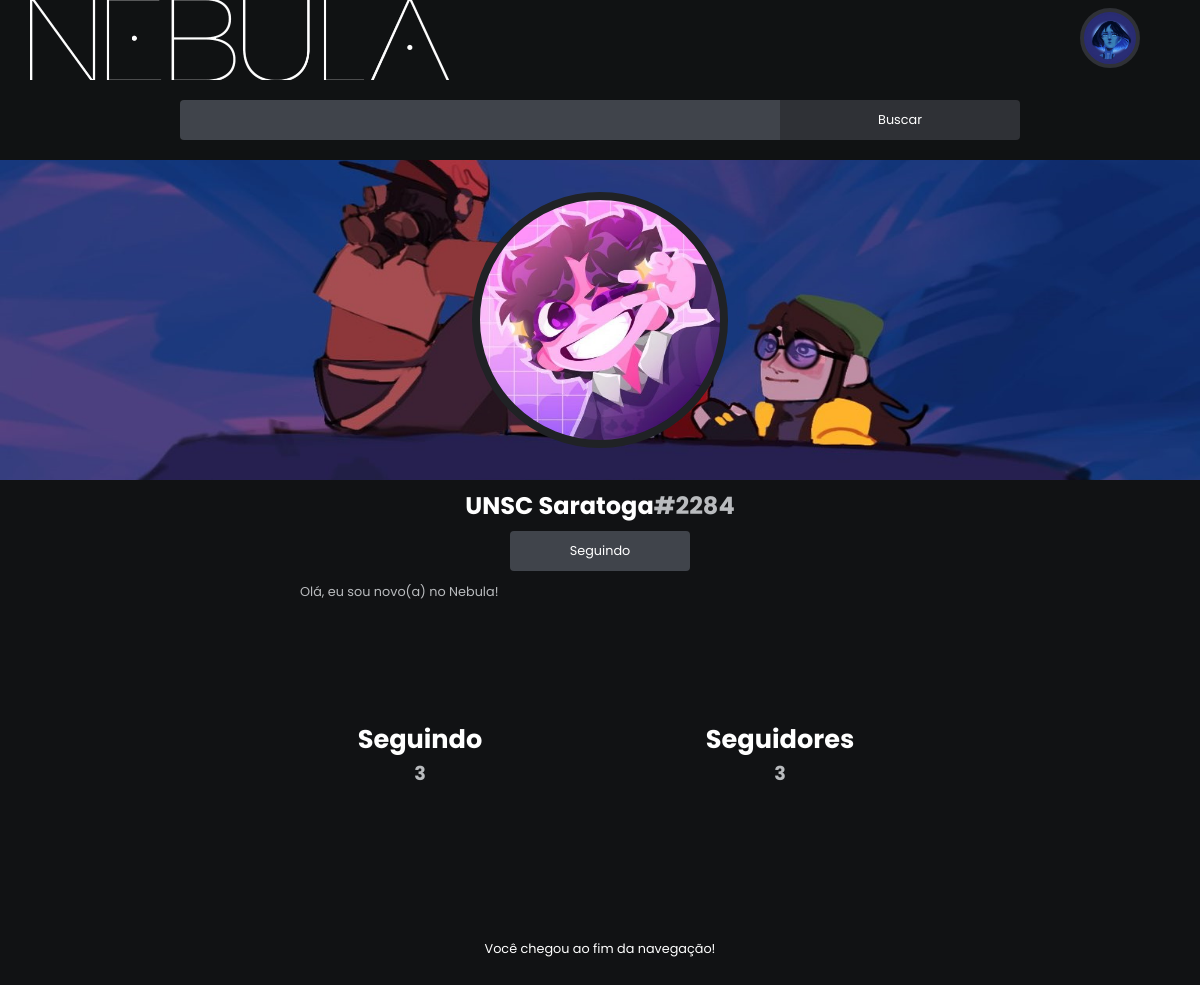
The app's page /perfil.php?id=1021 (signed in), older data.
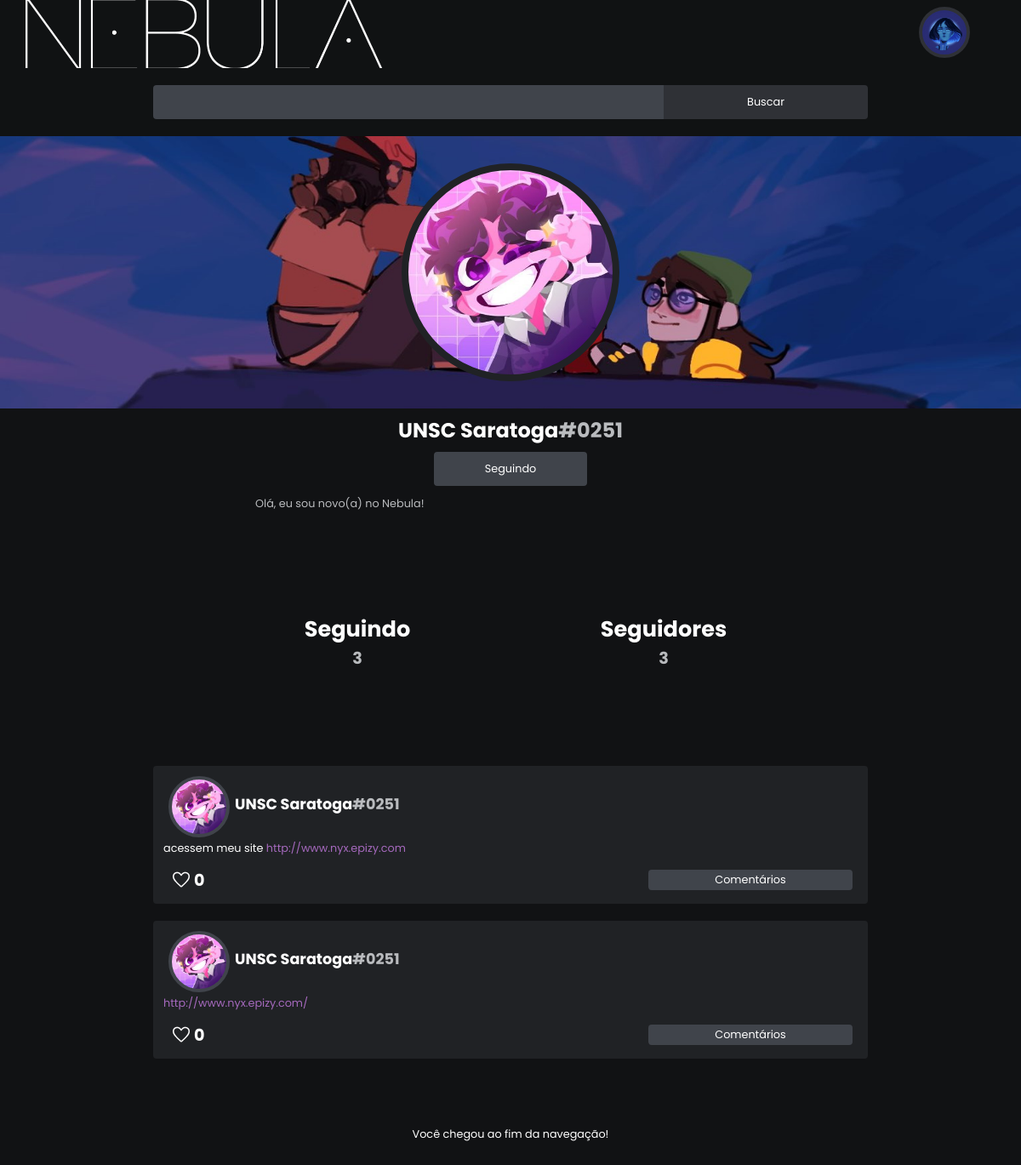
The same page, newer data.
### tables this page shows
CREATE TABLE `users` (
  `id` int(16) unsigned NOT NULL DEFAULT 0,
  `usuario` varchar(16) NOT NULL DEFAULT 'Nulo',
  `uid` varchar(4) NOT NULL DEFAULT '1000',
  `bio` varchar(450) DEFAULT 'T2zDoSwgZXUgc291IG5vdm8oYSkgbm8gTmVidWxhIQ==',
  `icon` varchar(20) NOT NULL DEFAULT 'df.png',
  `banner` varchar(20) NOT NULL DEFAULT 'df.jpg',
  `seguindo` int(10) unsigned NOT NULL DEFAULT 0,
  `seguidores` int(10) unsigned NOT NULL DEFAULT 0,
  `tipo` int(1) unsigned NOT NULL DEFAULT 0,
  PRIMARY KEY (`id`)
);

CREATE TABLE `follow` (
  `id` int(32) unsigned NOT NULL AUTO_INCREMENT,
  `idmaior` int(16) unsigned NOT NULL,
  `idmenor` int(16) unsigned NOT NULL,
  `maiormenor` int(1) unsigned NOT NULL DEFAULT 0,
  `menormaior` int(1) unsigned NOT NULL DEFAULT 0,
  PRIMARY KEY (`id`)
);

CREATE TABLE `posts` (
  `id` int(64) unsigned NOT NULL AUTO_INCREMENT,
  `user_id` int(16) unsigned NOT NULL,
  `tipo` int(1) unsigned NOT NULL DEFAULT 0,
  `midia` varchar(70) DEFAULT NULL,
  `curtidas` int(20) unsigned NOT NULL DEFAULT 0,
  `conteudo` varchar(1000) DEFAULT NULL,
  `com_user_id` int(16) unsigned NOT NULL DEFAULT 0,
  PRIMARY KEY (`id`)
);

### perfil.php (the view, shortened to what this page needs)
<?php
include ("php/conexao.php");
include 'php/mostralink.php';
$id = $_SESSION['id'];
$idconvidado = $_GET['id'];
$sql = "select * from users where id='$idconvidado'";
$result=mysqli_query($conn,$sql);
while($tabela=mysqli_fetch_array($result))
{
$usuario = $tabela["usuario"];
$uid = $tabela["uid"];
$bio = base64_decode($tabela["bio"]);
$banner = $tabela["banner"];
$icon = $tabela["icon"];
$seguindo = $tabela["seguindo"];
$seguidores = $tabela["seguidores"];
}
$bio = htmlspecialchars($bio);
?>
<!DOCTYPE html>
<html lang='pt-br'>
  <head>
    <link rel='stylesheet' href='../css/profile.css'>
    <link rel='stylesheet' href='../css/estilo.css'>
  </head>
  <body>
    <?php
    if ($id > $idconvidado) {
      $idmaior = $id;
      $idmenor = $idconvidado;
    } else {
      $idmaior = $idconvidado;
      $idmenor = $id;
    }
    $sql = "select * from follow where idmaior='$idmaior' and idmenor='$idmenor'";
    $result=mysqli_query($conn,$sql);
    while($tabela=mysqli_fetch_array($result))
    {
    $maiormenor = $tabela["maiormenor"];
    $menormaior = $tabela["menormaior"];
    }
    if (isset($maiormenor)) {
      if ($id == $idmaior) {
        if ($maiormenor == 0) {
          $seguir = "Seguir";
        } else {
          $seguir = "Seguindo";
        }
      } else {
        if ($menormaior == 0) {
          $seguir = "Seguir";
        } else {
          $seguir = "Seguindo";
        }
      }
    } else {
      $seguir = "Seguir";
    }
    $sql = "select * from users where id='$id'";
    $result=mysqli_query($conn,$sql);
    while($tabela=mysqli_fetch_array($result))
    {
    $icone = $tabela["icon"];
    }
    if(isset($id) == false){
    	include 'php/navnologin.php';
    } else {
      include 'php/navmain.php';
    }
    ?>
    <div id="perfil">
      <?php
      echo "<div id='banner' style='background-image: url(../img/user_banners/$banner);'>
        <div id='icon' style='background-image: url(../img/user_icons/$icon);'>
        ";
        ?>
      </div>
      </div>
      <form action="php/seguir.php" method="post">
        <?php
        echo "<h1 id='username'> $usuario<b class='gray'>#$uid</b> </h1>";
        ?>
        <input id="editbtn" type="submit" value="<?php echo "$seguir";?>">
        <?php
        echo "<p class='gray' id='bio'> $bio </p>";
        ?>
      </form>
      <div id="seg">
        <div id='seguindo'> <?php echo "<h1> Seguindo </h1> <h2 class='gray'> $seguindo </h2>"; ?> </div>
        <div id='seguido'> <?php echo "<h1> Seguidores </h1> <h2 class='gray'> $seguidores </h2>"; ?> </div>
      </div>
    </div>
    <div id="myposts" class="corpo">
      <?php
      $sql = "SELECT * FROM posts where user_id = $idconvidado order by id desc";
$result=mysqli_query($conn,$sql);
while($tabela=mysqli_fetch_array($result))
{
$postid = $tabela['id'];
$publisherid = $tabela['user_id'];
$tipo = $tabela['tipo'];
$curtidas = $tabela['curtidas'];
$msg = base64_decode($tabela['conteudo']);
  $sqla = "SELECT * FROM users where id = $publisherid";
$resultado=mysqli_query($conn,$sqla);
if ($tabela=mysqli_fetch_array($resultado)) {
  $publishername = $tabela['usuario'];
  $publisheruid = $tabela['uid'];
  $publishericon = $tabela['icon'];
}
if ($curtval == $postid) {
  $curtidasform = "<form class='curtirf' action='php/curtir.php' method='post'>";
} else {
  $curtidasform = "<form class='curtir' action='php/curtir.php' method='post'>";
}
$msg = htmlspecialchars($msg);
$msg = MontarLink($msg);
if ($tipo == 0) {
  echo "<div id='postagem'>
  <div id='postheader'>
  <form action='perfil.php' class='icon' method='get' style='background-image: url(img/user_icons/$publishericon)'>
  <input type='hidden' name='id' value='$publisherid'>
  <input type='submit' value='' class='invico'>
  </form>
  <h1 class='pubname'> $publishername<b class='gray'>#$publisheruid</b></h1>
  </div>
  <div>
  <p class='pubtxt'> $msg </p>
  </div>
  <div class='acoes'>
  <div></div>
  $curtidasform
  <input type='hidden' name='postid' value='$postid'>
  <input type='submit' value='' class='invbtn'>
  </form>
  <div class='curtidas'> <h2> $curtidas </h2> </div>
  <form class='pubview' action='post.php' method='get'>
  <input type='hidden' name='publicacao' value='$postid'>
  <input type='submit' value='Comentários' class='postvbtn'>
  </form>
  </div>
  </div>";
  }
  }
      ?>
    </div>
    <p id="end"> Você chegou ao fim da navegação! </p>
  </body>
</html>

### php/navmain.php (shortened to what this page needs)
<div id="space"></div>
<div id="navbar">
  <form id="logo" action="principal.php" method="post"><input id="logobtn" type="submit" value=""></form>
  <form action="pesquisa.php" method="get" id="pesquisa">
    <div id="buscainp"> <input id="inp" type="text" name="busca" required> <input id="buscabtn" type="submit" value="Buscar"> </div>
  </form>
  <div id="navicodiv"> <?php echo "<div id='navico' onClick='openmenu();' style='background-image: url(img/user_icons/$icone);'> </div>"; ?> </div>
</div>

### php/mostralink.php (shortened to what this page needs)
<?php
function MontarLink ($texto)
    {
        $er = "/((http|https|ftp|ftps):\/\/(www\.|.*?\/)?|www\.)([a-zA-Z0-9]+|_|-)+(\.(([0-9a-zA-Z]|-|_|\/|\?|=|&)+))+/i";
        preg_match_all ($er, $texto, $match);
        foreach ($match[0] as $link)
        {
            if(stristr($link, "http://") === false && stristr($link, "https://") === false)
            {
                $link_completo = "http://" . $link;
            }else{
                $link_completo = $link;
            }
            $link_len = strlen ($link);
           $web_link = str_replace ("&", "&amp;", $link_completo);
           $texto = str_ireplace ($link, "<a href=\"" . $web_link . "\" target=\"_blank\">". (($link_len > 60) ? substr ($web_link, 0, 25). "...". substr ($web_link, -15) : $web_link) ."</a>", $texto);
        }
        return $texto;
    }
    ?>

### css/profile.css (style rules this page uses)
#perfil { height: 90vh; width: 100vw; display: grid; grid-template-rows: 40vh 30vh 10vh; ; text-align: center; }
#banner { background-size: cover; background-position: center; }
#icon { height: 30vh; width: 30vh; background-size: cover; background-position: center; border-radius: 100%; border: 1vh solid #202225; margin-left: auto; margin-right: auto; margin-top: 4vh; }
#username { margin-top: 1vh; }
#editbtn { height: 5vh; width: 10vw; border: hidden; border-radius: 0.5vh; background-color: #40444B; margin-top: 1vh; margin-bottom: 1.5vh; transition: 0.3s; }
#bio { margin-left: auto; margin-right: auto; text-align: justify; width: 30vw; }
#seg { display: grid; grid-template-columns: repeat(4, 25vw); }
#seguindo { grid-column-start: 2; grid-column-end: 3; }
#myposts { width: 50vw; margin-left: auto; margin-right: auto; }
#postagem { margin-top: 2.5vh; margin-bottom: 2.5vh; padding-top: 1vh; padding-bottom: 1vh; background-color: #202225; min-height: 15vh; display: grid; grid-template-rows: 10vh auto 5vh; border-radius: 0.5vh; }
#postheader { display: grid; grid-template-columns: 12vh auto; }
.icon { height: 8vh; width: 8vh; margin-top: 0.5vh; margin-left: 1vw; border: 0.5vh solid #40444B; border-radius: 100%; display: grid; transition: 0.3s; background-position: center; background-repeat: no-repeat; background-size: cover; }
.pubname { margin-top: 2.5vh; }
.invico { border: none; background-color: #0000; }
.pubtxt { width: 37vw; margin-left: auto; margin-right: auto; margin-bottom: 1vh; text-align: justify; text-overflow: ellipsis; }
.acoes { display: grid; grid-template-columns: 1vw 2.5vw 7vw auto; }
.curtir { margin-top: 1vh; height: 3vh; background-image: url(../img/icons/fav.png); background-position: center; background-repeat: no-repeat; background-size: contain; transition: 0.3s; display: grid; }
.curtidas { margin-top: 0.75vh; font-weight: 200; }
.pubview { height: 3vh; display: grid; margin-top: 1vh; }
.postvbtn { width: 15vw; margin-left: 23.5vw; background-color: #40444B; border: none; border-radius: 0.5vh; transition: 0.3s; }
#end { text-align: center; margin-top: 7.5vh; margin-bottom: 7.5vh; }
.invbtn { background-color: #0000; border: none; }
@media screen and (min-device-width: 430px) and (max-device-width: 1024px) { #username { margin-top: 1vh; font-size: 3vh; } }
@media screen and (min-device-width: 430px) and (max-device-width: 1024px) { #editbtn { width: 15vw; } }
@media screen and (min-device-width: 430px) and (max-device-width: 1024px) { #bio { width: 50vw; } }
@media screen and (min-device-width: 430px) and (max-device-width: 1024px) { #seg { grid-template-columns: 20vw 30vw 30vw 20vw; } }
@media screen and (min-device-width: 430px) and (max-device-width: 1024px) { #myposts { width: 70vw; } }
@media screen and (min-device-width: 430px) and (max-device-width: 1024px) { .icon { margin-left: 1.5vw; } }
@media screen and (min-device-width: 430px) and (max-device-width: 1024px) { .pubname { margin-top: 3vh; text-overflow: ellipsis; font-size: 2.2vh; } }
@media screen and (min-device-width: 430px) and (max-device-width: 1024px) { .pubtxt { width: 68vw; } }
@media screen and (min-device-width: 430px) and (max-device-width: 1024px) { .acoes { display: grid; grid-template-columns: 1.5vw 2.5vw 7vw auto; } }
@media screen and (min-device-width: 430px) and (max-device-width: 1024px) { .postvbtn { width: 20vw; margin-left: 37.5vw; background-color: #40444B; border: none; border-radius: 0.5vh; transition: 0.3s; } }

### css/estilo.css (style rules this page uses)
* { margin: 0; overflow-x: hidden; scroll-behavior: smooth; }
body { background-color: #111214; font-family: Poppins, sans-serif; font-size: 1.6vh; color: #fff; }
input { font-family: Poppins, sans-serif; font-size: 1.6vh; color: white; }
.gray { color: #B9BBBE; }
a { text-decoration: none; color: #A569BD; transition: 0.3s; }

Row changes from the older to the newer data that the page shows:
changed users "UNSC Saratoga": uid "2284" → "0251"
added posts: user.icon (picture), user.usuario "UNSC Saratoga", user.uid "0251", conteudo "acessem meu site http://www.nyx.epizy.com", tipo 0 (drawn), curtidas "0"
added posts: user.icon (picture), user.usuario "UNSC Saratoga", user.uid "0251", conteudo "http://www.nyx.epizy.com/", tipo 0 (drawn), curtidas "0"
